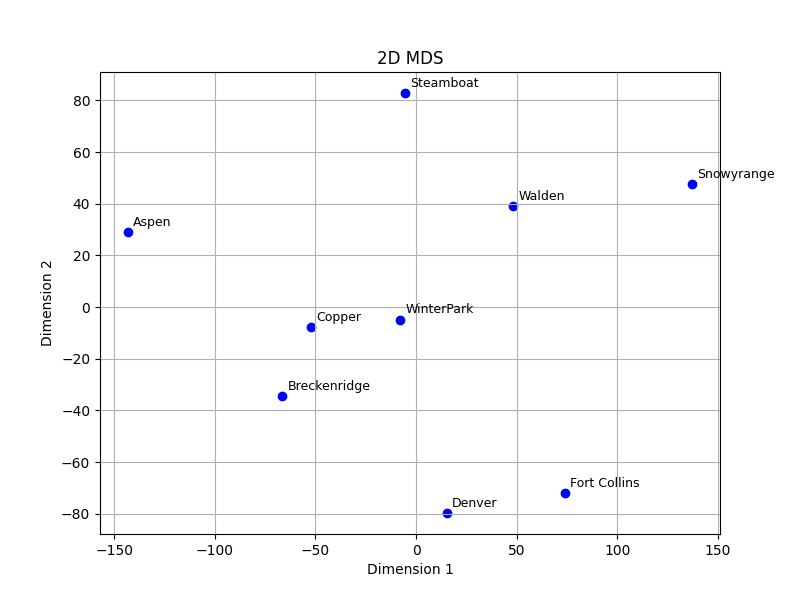

This chart was generated by the following Python code:
import pandas as pd
import numpy as np
from scipy.linalg import eigh
import matplotlib.pyplot as plt

# importing dataset
skiing = pd.read_excel('../data/skiing_dist.xlsx', index_col=0)
labels = skiing.index.to_numpy()
print(skiing.head())   # first 5 rows
print(skiing.shape)    # (rows, columns)
print(skiing.columns)  # column names

# distance matrix
Dist = skiing.to_numpy(dtype=float)
#print(Dist)
#print(Dist - Dist.T)

A = (-1/2) * (Dist * Dist )

n = Dist.shape[0]
H = np.eye(n) - (1. / n) * np.ones((n,1)) @ np.ones((n,1)).T

B = H @ A @ H

print(0.1>np.sum(B, axis=0))
print(0.1>np.sum(B, axis=1))
# if prints all true, then mean centering worked! :0

# ciompute eigen decomposition
eigvals, eigvecs = eigh(B)

# Sort descending
idx = np.argsort(eigvals)[::-1]
eigvals, eigvecs = eigvals[idx], eigvecs[:, idx]
# compute d, number of evals greater than 0
print('below')
d = 0
for i in range(len(eigvals)):
    if eigvals[i] > 0:
        d += 1
print(f'There are {d} positive-non-zero eigenvals')

# only taking positve eigenvalue/vec pairs
tol = 1e-9
pos = eigvals > tol
eigvals = eigvals[pos]
eigvecs = eigvecs[:, pos]
# constructing eigen decomp
Lambda = np.diag(eigvals)
V = eigvecs.copy()

#print("Eigenvalues (descending):", eigvals)
#print("Lambda matrix:\n", Lambda)
#print("Eigenvectors shape:", eigvecs.shape)

# Verify first eigenpair to make sure i got this right
#v = eigvecs[:, 0]
#residual = B @ v - Lambda[0,0] * eigvecs[:, 0]
#print(residual)
#print("Residual norm (should be ~0):", np.linalg.norm(residual))

#Compute normalized eigenvtor matrix
#confirm = V @ Lambda @ V.T
d=2

# compute V_tilde .... configuration is columns
V_tilde = (V[:,0:d] @ Lambda[0:d,0:d]**.50).T
print(V_tilde.shape)

plt.figure(figsize=(8,6))
plt.scatter(V_tilde[0,:], V_tilde[1,:], color='blue')

for i, label in enumerate(labels):
    offset = 2.5
    plt.text(V_tilde[0, i] + offset, V_tilde[1, i] + offset, label, fontsize=9)
plt.xlabel("Dimension 1")
plt.ylabel("Dimension 2")
plt.title("2D MDS")
plt.grid(True)
plt.show()
